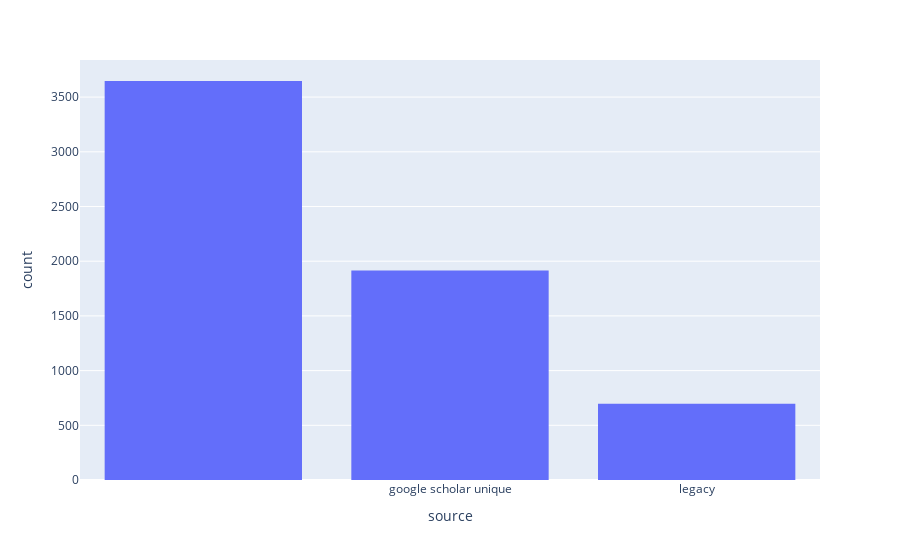

The notebook cell saved with this chart:
### Code cell
# summarize the source column with a figure 
import plotly.express as px
fig = px.histogram(df_cure, x="source")
fig.show()

### Figure 1 — Plotly figure (JSON) as saved in the notebook; plotly's stock layout.template omitted (floating-point values rounded to 4 significant figures; data arrays with more than 128 entries replaced by an {"elided": "..."} marker saying what was removed)
{"data": [{"alignmentgroup": "True", "bingroup": "x", "hovertemplate": "source=%{x}<br>count=%{y}<extra></extra>", "legendgroup": "", "marker": {"color": "#636efa", "pattern": {"shape": ""}}, "name": "", "offsetgroup": "", "orientation": "v", "showlegend": false, "type": "histogram", "x": {"elided": "6259 str values"}, "xaxis": "x", "yaxis": "y"}], "layout": {"barmode": "relative", "legend": {"tracegroupgap": 0}, "margin": {"t": 60}, "xaxis": {"anchor": "y", "domain": [0, 1], "title": {"text": "source"}}, "yaxis": {"anchor": "x", "domain": [0, 1], "title": {"text": "count"}}}}
